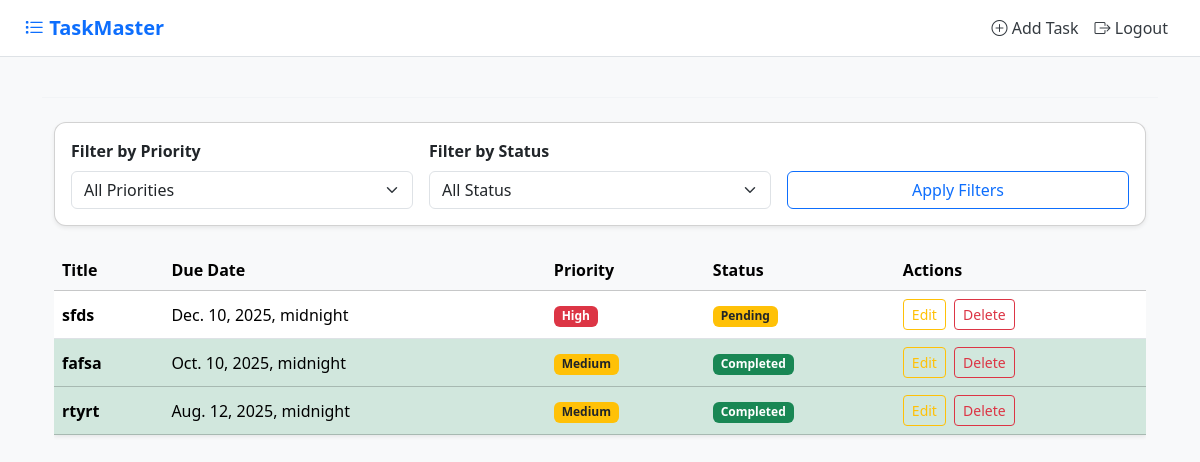
The app's page / (signed in), older data.
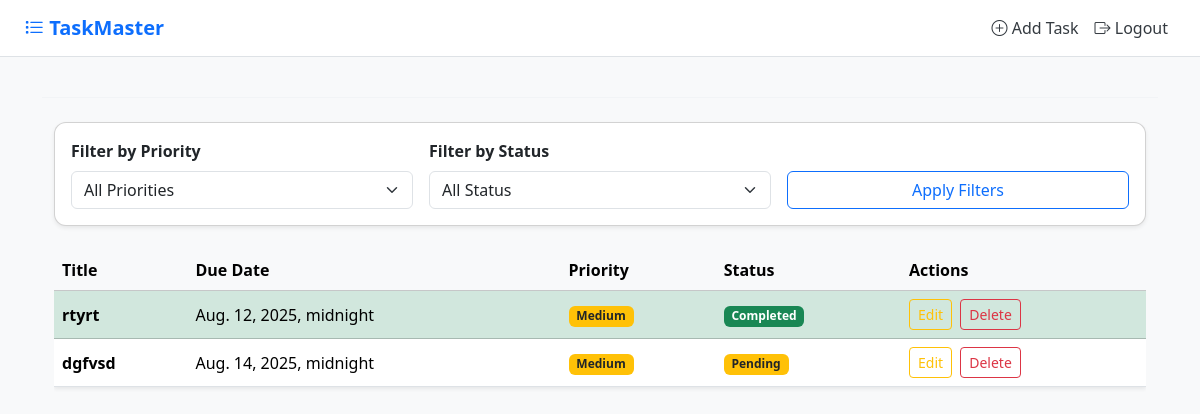
The same page, newer data.
### tasks/models.py (models this page shows, shortened)
class Task(models.Model):
    PRIORITY_CHOICES = (
        ('Low', 'Low'),
        ('Medium', 'Medium'),
        ('High', 'High'),
    )
    title = models.CharField(max_length=200)
    description = models.TextField(blank=True)
    due_date = models.DateTimeField()
    priority = models.CharField(max_length=10, choices=PRIORITY_CHOICES)
    completed = models.BooleanField(default=False)
    user = models.ForeignKey(User, on_delete=models.CASCADE)
    def is_overdue(self):
        return not self.completed and self.due_date < timezone.now()

### tasks/views.py (the view)
# urls.py: path('', views.task_list, name='task_list'),
@login_required
def task_list(request):
    tasks = Task.objects.filter(user=request.user)
    priority = request.GET.get('priority')
    completed = request.GET.get('completed')
    if priority:
        tasks = tasks.filter(priority=priority)
    if completed:
        tasks = tasks.filter(completed=(completed == 'True'))
    return render(request, 'tasks/task_list.html', {'tasks': tasks})

### tasks/templates/tasks/task_list.html (shortened to what this page needs)
{% extends 'tasks/base.html' %}
{% block content %}
<div class="container mt-4">
    <div class="card shadow-sm mb-4">
        <div class="card-body">
            <form method="get" class="row g-3">
                <div class="col-md-4">
                    <label class="form-label fw-semibold">Filter by Priority</label>
                    <select name="priority" class="form-select">
                        <option value="">All Priorities</option>
                    </select>
                </div>
                <div class="col-md-4">
                    <label class="form-label fw-semibold">Filter by Status</label>
                    <select name="completed" class="form-select">
                        <option value="">All Status</option>
                    </select>
                </div>
                <div class="col-md-4 d-flex align-items-end">
                    <button type="submit" class="btn btn-outline-primary w-100">Apply Filters</button>
                </div>
            </form>
        </div>
    </div>
    <div class="table-responsive">
        <table class="table table-hover align-middle shadow-sm">
            <thead class="table-light">
                <tr>
                    <th>Title</th>
                    <th>Due Date</th>
                    <th>Priority</th>
                    <th>Status</th>
                    <th>Actions</th>
                </tr>
            </thead>
            <tbody>
                {% for task in tasks %}
                    <tr class="{% if task.is_overdue %}table-danger{% elif task.completed %}table-success{% endif %}">
                        <td class="fw-semibold">{{ task.title }}</td>
                        <td>{{ task.due_date }}</td>
                        <td>
                            <span class="badge
                                {% if task.priority == 'High' %}bg-danger
                                {% elif task.priority == 'Medium' %}bg-warning text-dark
                                {% else %}bg-secondary{% endif %}">
                                {{ task.priority }}
                            </span>
                        </td>
                        <td>
                            {% if task.completed %}
                                <span class="badge bg-success">Completed</span>
                            {% else %}
                                <span class="badge bg-warning text-dark">Pending</span>
                            {% endif %}
                        </td>
                        <td>
                            <a href="{% url 'task_update' task.id %}" class="btn btn-sm btn-outline-warning me-1">Edit</a>
                            <a href="{% url 'task_delete' task.id %}" class="btn btn-sm btn-outline-danger">Delete</a>
                        </td>
                    </tr>
                {% empty %}
                    <tr>
                        <td colspan="5" class="text-center text-muted">No tasks found. Try adjusting filters or add a new task.</td>
                    </tr>
                {% endfor %}
            </tbody>
        </table>
    </div>
</div>
{% endblock %}

### tasks/templates/tasks/base.html (shortened to what this page needs)
{% load static %}
<!DOCTYPE html>
<html lang="en">
<head>
    <link rel="stylesheet" href="https://cdn.jsdelivr.net/npm/bootstrap@5.3.3/dist/css/bootstrap.min.css">
    <link href="https://cdn.jsdelivr.net/npm/bootstrap-icons@1.10.5/font/bootstrap-icons.css" rel="stylesheet">
    <link rel="stylesheet" href="{% static 'css/custom.css' %}">
    <link rel="stylesheet" href="https://cdnjs.cloudflare.com/ajax/libs/font-awesome/6.5.0/css/all.min.css">
</head>
<body>
<nav class="navbar navbar-expand-lg px-4">
    <a class="navbar-brand" href="{% url 'task_list' %}">
        <i class="bi bi-list-task"></i> TaskMaster
    </a>
    <div class="collapse navbar-collapse" id="navbarNav">
        <ul class="navbar-nav ms-auto">
            {% if user.is_authenticated %}
                <li class="nav-item"><a class="nav-link" href="{% url 'task_create' %}"><i class="bi bi-plus-circle"></i> Add Task</a></li>
                <li class="nav-item"><a class="nav-link" href="{% url 'logout' %}"><i class="bi bi-box-arrow-right"></i> Logout</a></li>
            {% else %}
                <li class="nav-item"><a class="nav-link" href="{% url 'login' %}"><i class="bi bi-box-arrow-in-right"></i> Login</a></li>
                <li class="nav-item"><a class="nav-link" href="{% url 'register' %}"><i class="bi bi-person-plus"></i> Register</a></li>
            {% endif %}
        </ul>
    </div>
</nav>
<div class="container py-4">
    <hr>
    {% block content %}{% endblock %}
</div>
</body>
</html>

### taskmaster/static/css/custom.css (style rules this page uses)
body { background-color: #f8f9fa; }
.navbar { background-color: #ffffff; border-bottom: 1px solid #dee2e6; }
.navbar-brand { font-weight: bold; color: #0d6efd !important; }
.nav-link { color: #343a40 !important; }
.card { border-radius: 12px; }
hr { border-top: 1px solid #dee2e6; margin-top: 1rem; margin-bottom: 1rem; }
.form-label { font-weight: 500; }

Row changes from the older to the newer data that the page shows:
removed Task: title "sfds", due_date "Dec. 10, 2025, midnight", priority "High", completed "Pending"
removed Task: title "fafsa", due_date "Oct. 10, 2025, midnight", priority "Medium", completed "Completed"
added Task: title "dgfvsd", due_date "Aug. 14, 2025, midnight", priority "Medium", completed "Pending"
